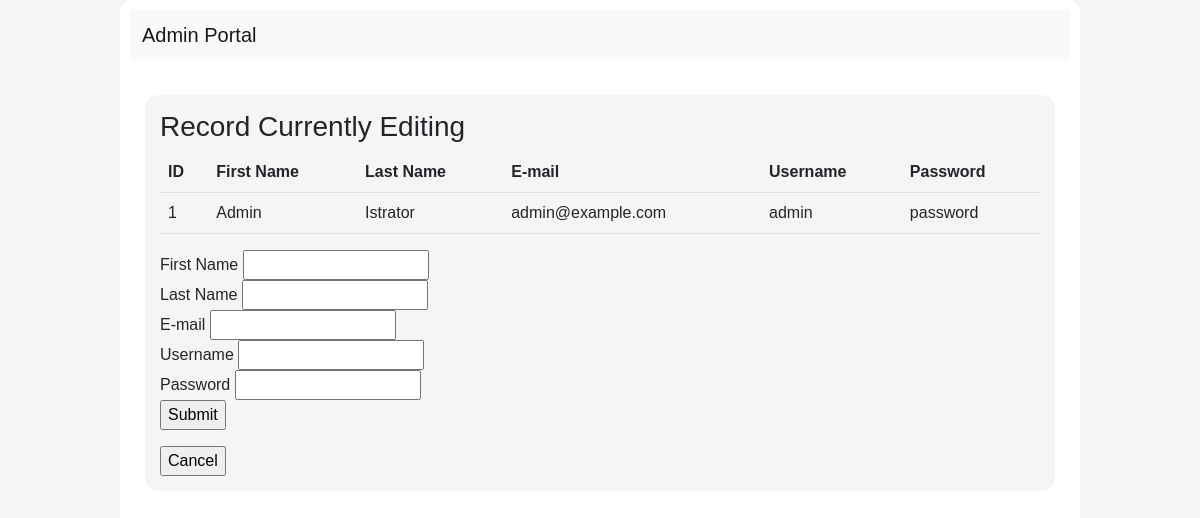
Screenshot of /html/admin/adminEditAdmin.php?a=1 with the database file from the repository.
### tables this page shows
CREATE TABLE `Users` (
  `id` int(11) UNSIGNED NOT NULL,
  `first_name` varchar(255) DEFAULT NULL,
  `last_name` varchar(255) DEFAULT NULL,
  `email` varchar(255) DEFAULT NULL,
  `userpassword` varchar(64) NOT NULL,
  `role` enum('ADMIN','DOCTOR','PATIENT') DEFAULT NULL,
  `username` varchar(255) NOT NULL,
  `assigned_doctorId` int(11) DEFAULT NULL,
  `birthdate` date DEFAULT NULL,
  `phone` varchar(255) DEFAULT NULL,
  `address` varchar(255) DEFAULT NULL,
  `emerCon_name` varchar(255) DEFAULT NULL,
  `emerCon_phone` varchar(255) DEFAULT NULL,
  `emerCon_relation` varchar(255) DEFAULT NULL
);

### html/admin/adminEditAdmin.php (the view, shortened to what this page needs)
<!DOCTYPE html>
<html lang="en">
<head>
  <link href="https://cdn.jsdelivr.net/npm/bootstrap@5.2.2/dist/css/bootstrap.min.css" rel="stylesheet" />
  <link rel="stylesheet" href="../../css/style.css?v=<?php echo time(); ?>" />
</head>
<body>
  <div class="body">
    <header>
      <nav class="navbar navbar-expand-lg navbar-light bg-light justify-content-center nav-fill">
        <div class="container-fluid">
          <a class="navbar-brand mb-0 h1" href="patientPortal.php">Admin Portal</a>
        </div>
      </nav>
    </header>
    <section>
      <h3>Record Currently Editing</h3>
      <table class="table table-hover">
        <tr>
          <th>ID</th>
          <th>First Name</th>
          <th>Last Name</th>
          <th>E-mail</th>
          <th>Username</th>
          <th>Password</th>
        </tr>
        <?php
          $id = $_GET['a'];
          $conn = new mysqli("localhost", "root", "", "pregnancy");
          $sql = "SELECT * FROM Users WHERE role = 'ADMIN' && id = $id ";
          $result = $conn->query($sql);
          while($row = $result->fetch_assoc()) {
            echo "
            <tr>
              <td>".$row['id']."</td>
              <td>".$row['first_name']."</td>
              <td>".$row['last_name']."</td>
              <td>".$row['email']."</td>
              <td>".$row['username']."</td>
              <td>".$row['userpassword']."</td>
            </tr>
            ";
          }
        ?>
    </table>
    <form name="frmContact" method="post" action="adminEditAdminAction.php">
            <p>
                <label for="firstname">First Name </label>
                <input type="text" name="firstName" id="firstName" required> <br/>
                <label for="lastname">Last Name</label>
                <input type="text" name="lastName" id="lastName" required> <br/>
                <label for="email">E-mail</label>
                <input type="text" name="email" id="email" required> <br/>
                <label for="username">Username</label>
                <input type="text" name="username" id="username" required> <br/>
                <label for="password">Password</label>
                <input type="text" name="password" id="password" required> <br/>
                <input type="submit" name="Submit" id="Submit" value="Submit">
            </p>
        </form>
        <?php
          echo '<form method="POST" action="adminPortal.php">
          <input type="submit" name="submit" value="Cancel">
            </form>';
        ?>
    </section>
  </div>
</body>
</html>

### css/style.css (style rules this page uses)
body { background-color: whitesmoke; display: flex; justify-content: center; align-items: center; font-family: Helvetica, Arial, sans-serif; }
header { background-color: white; border-top-left-radius: 10pt; border-top-right-radius: 10pt; padding: 10px; text-align: center; }
.body { background-color: white; border-radius: 10pt; width: 80%; min-height: 100vh; display: block; justify-content: center; align-items: center; }
section { background-color: whitesmoke; margin: 25px; padding: 15px; border-radius: 10pt; }

### rows the page displays
users: id "1", first_name "Admin", last_name "Istrator", email "admin@example.com", username "admin", userpassword "password"
